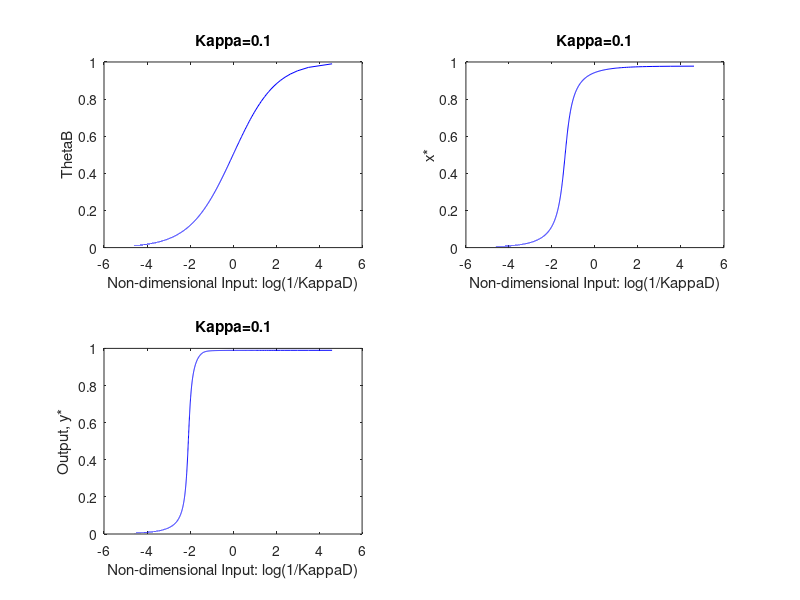
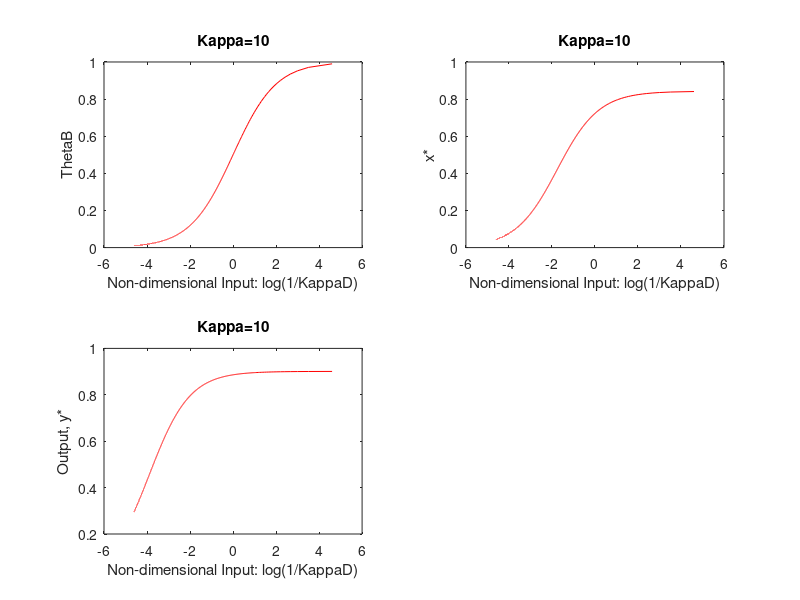

These figures' MATLAB source, in order:
% CHEME 5440, HW4 Q1
clear all
close all
% first set kappas=0.1, then to 10
K=0.1; 
K1=K; 
K2=K; 
K3=K; 
K4=K;

p=5000; % number of points along x axis
Kd=linspace(0.01,100,p); % where input=(1/KD)
input=1./Kd; 

% initialize theta, x_roots, y_roots vectors
theta=zeros(1,p); 
x=zeros(1,p); 
y=zeros(1,p); 

a=zeros(1,p); 
b=zeros(1,p); 
c=zeros(1,p); 
d=zeros(1,p); 
e=zeros(1,p); 
f=zeros(1,p); 

for i=1:p
    %compute theta(i)
    theta(i)=(1/(1+Kd(i))); 
   
    % compute x_roots(i,:) [note roots will output a 1x2 vector]
    % Quadratic function: 0 = d(x^2) + ex + f
    d(i) = 5*theta(i) - 1; 
    e(i) = K1 + 1 + 5*theta(i)*K2 - 5*theta(i);
    f(i) = -5*theta(i)*K2; 
    
    %vector of only the positive roots of x 
    x(i)= (-e(i) + sqrt(((e(i)^2)-(4*d(i)*f(i)))))/(2*d(i)); 
   
    a(i) = -1 + 10*x(i);
    b(i) = -10*x(i) + 10*x(i)*K4 + K3 + 1;
    c(i) = -10*x(i)*K4;
    
    %vector of only the positive roots of y 
    y(i)= (-b(i) + sqrt((b(i)^2)-(4*a(i)*c(i))))/(2*a(i)); 
end
figure(1)
hold on 
subplot(2,2,1)
plot(log(input),theta,'b')
xlabel("Non-dimensional Input: log(1/KappaD)")
ylabel("ThetaB")
title("Kappa=0.1")
hold on 
subplot(2,2,2)
plot(log(input),x,'b')
xlabel("Non-dimensional Input: log(1/KappaD)")
ylabel("x*")
title("Kappa=0.1")
hold on 
subplot(2,2,3)
plot(log(input),y,'b')
xlabel("Non-dimensional Input: log(1/KappaD)")
ylabel("Output, y*")
title("Kappa=0.1")

hold off

%% Now let kappas=10
% CHEME 5440, HW4 Q1
clear all
close all
% first set kappas=0.1, then to 10
K=10; 
K1=K; 
K2=K; 
K3=K; 
K4=K;

p=5000; % number of points along x axis
Kd=linspace(0.01,100,p); % where input=(1/KD)
input=1./Kd; 

% initialize theta, x_roots, y_roots vectors
theta=zeros(1,p); 
x=zeros(1,p); 
y=zeros(1,p); 

a=zeros(1,p); 
b=zeros(1,p); 
c=zeros(1,p); 
d=zeros(1,p); 
e=zeros(1,p); 
f=zeros(1,p); 

for i=1:p
    %compute theta(i)
    theta(i)=(1/(1+(1/input(i))));  
   
    % compute x_roots(i,:) [note roots will output a 1x2 vector]
    % Quadratic function: 0 = d(x^2) + ex + f
    d(i) = 5*theta(i) - 1; 
    e(i) = K1 + 1 + 5*theta(i)*K2 - 5*theta(i);
    f(i) = -5*theta(i)*K2; 
    
    %vector of only the positive roots of x 
    x(i)= (-e(i) + sqrt(((e(i)^2)-(4*d(i)*f(i)))))/(2*d(i)); 
    
    %compute y_roots(:,p)
    a(i) = -1 + 10*x(i);
    b(i) = -10*x(i) + 10*x(i)*K4 + K3 + 1;
    c(i) = -10*x(i)*K4;
    
    %vector of only the positive roots of y 
    y(i)= (-b(i) + sqrt(((b(i)^2)-(4*a(i)*c(i)))))/(2*a(i)); 
end
figure(2)
hold on 
subplot(2,2,1)
plot(log(input),theta,'r')
xlabel("Non-dimensional Input: log(1/KappaD)")
ylabel("ThetaB")
title("Kappa=10")
hold on 
subplot(2,2,2)
plot(log(input),x,'r')
xlabel("Non-dimensional Input: log(1/KappaD)")
ylabel("x*")
title("Kappa=10")
hold on 
subplot(2,2,3)
plot(log(input),y,'r')
xlabel("Non-dimensional Input: log(1/KappaD)")
ylabel("Output, y*")
title("Kappa=10")

hold off

%% Small changes in input
% compute the percent change in each output given a small change in input
% 1/Kd from 0.1 to 0.15 (compare for kappa=0.1 and kappa=10) 
clear all
close all
% first set kappas=0.1, then to 10
K=10; 
K1=K; 
K2=K; 
K3=K; 
K4=K;

input=[0.1 0.15];
for i=1:2
    %compute theta(i)
    theta(i)=(1/(1+(1/input(i))));  
   
    % compute x_roots(i,:) [note roots will output a 1x2 vector]
    % Quadratic function: 0 = d(x^2) + ex + f
    d(i) = 5*theta(i) - 1; 
    e(i) = K1 + 1 + 5*theta(i)*K2 - 5*theta(i);
    f(i) = -5*theta(i)*K2; 
    
    %vector of only the positive roots of x 
    x(i)= (-e(i) + sqrt(((e(i)^2)-(4*d(i)*f(i)))))/(2*d(i)); 
    
    %compute y_roots(:,p)
    a(i) = -1 + 10*x(i);
    b(i) = -10*x(i) + 10*x(i)*K4 + K3 + 1;
    c(i) = -10*x(i)*K4;
    
    %vector of only the positive roots of y 
    y(i)= (-b(i) + sqrt(((b(i)^2)-(4*a(i)*c(i)))))/(2*a(i)); 
end
% now compute percent change btwn the two values in each vector 
% remember to repeat for the two diff kappa values 
change_theta=(theta(2)-theta(1))/theta(1); 
change_x=(x(2)-x(1))/x(1);
change_y=(y(2)-y(1))/y(1);
